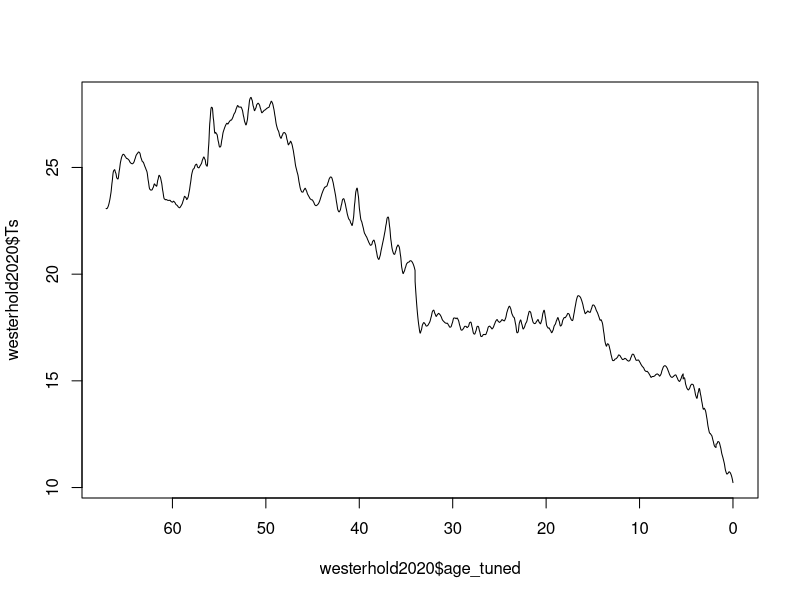

The R source for this figure: (Note: this script raises an error after producing the figure.)
# Temperature calculation as per Westerhold et al. (2020)

# Last 66 million years ---------------------------------------------------

westerhold2020 <- read.csv("data/Table_34_Westerhold2020.csv")

# Equations from Westerhold 2020
# Deep Sea Temperature Tdo 
# 0.000 to 3.660 Tdo(°C) = 1 –4.4 * ((δ18O (‰) –3.25) / 3)
# 3.600 to 34.025Tdo(°C) = 5 –8 * ((δ18O (‰) –1.75) / 3)
# 34.025 to 67.000Tdo(°C) = (−4 * δ18O (‰)) + 12
# 
# Surface air temperature change TS 
# 0.000 to 1.810 Ts(°C) = 2 * Tdo + 12.25
# 1.810 to 5.330 Ts(°C) = 2.5 * Tdo + 12.15
# 5.330 to 67.000 Ts(°C) = Tdo + 14.15
# 
# Temperature anomaly with respect to average global temperature from 1961-1990
# Delta Temperature = Surface air temperature –14.15(Holocene mean temperature)

westerhold2020$d18O <- westerhold2020$ISOBENd18oLOESSsmoothLongTerm                                                                                                                                                                                                                                                                                                                                                                                                                                                                                           

#calculate deep sea temp

#+assign categories
westerhold2020$cat <- 1
westerhold2020$cat[westerhold2020$age_tuned > 3.660] <- 2
westerhold2020$cat[westerhold2020$age_tuned > 34.025] <- 3

westerhold2020$Tdo <- NA

westerhold2020$Tdo[westerhold2020$cat == 1] <- 1 -4.4 * ((westerhold2020$d18O[westerhold2020$cat == 1] -3.25) / 3)
westerhold2020$Tdo[westerhold2020$cat == 2] <- 5 -8 * ((westerhold2020$d18O[westerhold2020$cat == 2] -1.75) / 3)
westerhold2020$Tdo[westerhold2020$cat == 3] <- (-4 * westerhold2020$d18O[westerhold2020$cat == 3]) + 12

# calculate sea air temperature

#assign categories
westerhold2020$cat <- 1
westerhold2020$cat[westerhold2020$age_tuned > 1.810] <- 2
westerhold2020$cat[westerhold2020$age_tuned > 5.330] <- 3

westerhold2020$Ts <- NA

westerhold2020$Ts[westerhold2020$cat == 1] <- 2 * westerhold2020$Tdo[westerhold2020$cat == 1] + 12.25
westerhold2020$Ts[westerhold2020$cat == 2] <- 2.5 * westerhold2020$Tdo[westerhold2020$cat == 2] + 12.15
westerhold2020$Ts[westerhold2020$cat == 3] <- westerhold2020$Tdo[westerhold2020$cat == 3] + 14.15

plot(westerhold2020$age_tuned, westerhold2020$Ts, type="l", xlim=c(67,0))

# output
df <- westerhold2020[,c("age_tuned", "Ts")]
colnames(df) <- c("time", "temp")

write.table(df, file="ooet_pyrate/DES_input_data/WesterholdTemp.txt", sep="\t", row.names = F)
